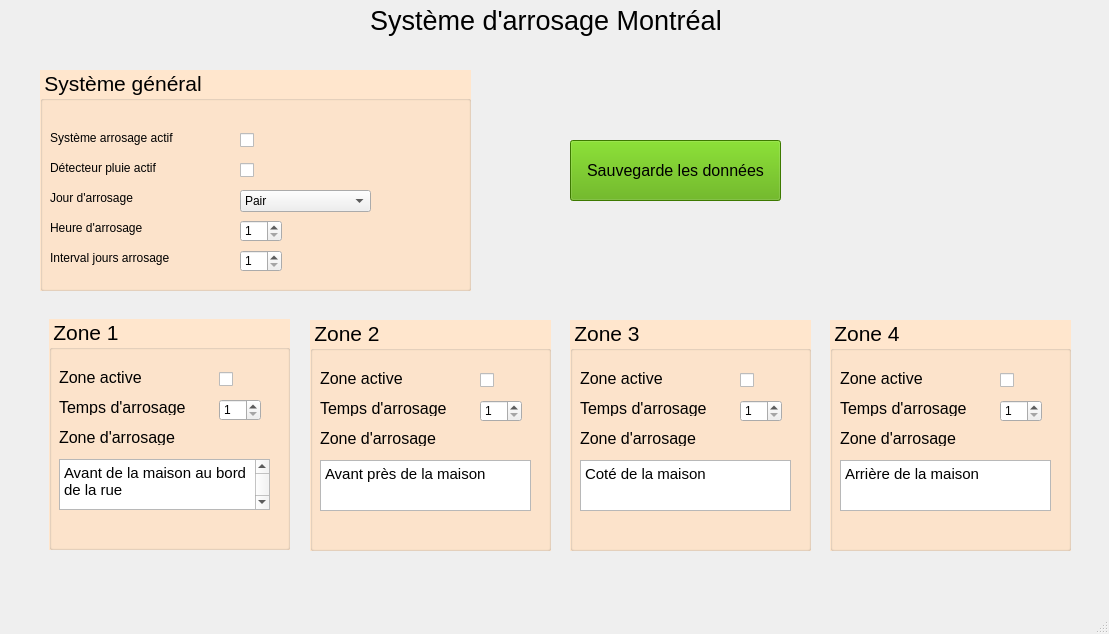
<?xml version="1.0" encoding="UTF-8"?>
<ui version="4.0">
 <class>MainWindow</class>
 <widget class="QMainWindow" name="MainWindow">
  <property name="geometry">
   <rect>
    <x>0</x>
    <y>0</y>
    <width>1109</width>
    <height>634</height>
   </rect>
  </property>
  <property name="windowTitle">
   <string>MainWindow</string>
  </property>
  <property name="styleSheet">
   <string notr="true"/>
  </property>
  <widget class="QWidget" name="centralwidget">
   <widget class="QLabel" name="label">
    <property name="geometry">
     <rect>
      <x>370</x>
      <y>0</y>
      <width>371</width>
      <height>41</height>
     </rect>
    </property>
    <property name="font">
     <font>
      <pointsize>20</pointsize>
     </font>
    </property>
    <property name="text">
     <string>Système d'arrosage Montréal</string>
    </property>
   </widget>
   <widget class="QGroupBox" name="groupBox">
    <property name="geometry">
     <rect>
      <x>40</x>
      <y>70</y>
      <width>431</width>
      <height>221</height>
     </rect>
    </property>
    <property name="font">
     <font>
      <family>MS Shell Dlg 2</family>
      <pointsize>16</pointsize>
      <weight>50</weight>
      <italic>false</italic>
      <bold>false</bold>
     </font>
    </property>
    <property name="autoFillBackground">
     <bool>false</bool>
    </property>
    <property name="styleSheet">
     <string notr="true">QGroupBox {
	font: 16pt &quot;MS Shell Dlg 2&quot;;
	border-color: rgb(48, 48, 48);
    background-color: rgb(255, 230, 205);
    margin-top:1em;
}
QGroupBox QGroupBox {
    background-color: green;
}
QGroupBox::title {
    subcontrol-origin: padding;
    subcontrol-position: left top;
    background: transparent;
    margin-top: -2.5em;
}</string>
    </property>
    <property name="title">
     <string>Système général</string>
    </property>
    <property name="flat">
     <bool>false</bool>
    </property>
    <widget class="QLabel" name="label_2">
     <property name="geometry">
      <rect>
       <x>10</x>
       <y>90</y>
       <width>161</width>
       <height>16</height>
      </rect>
     </property>
     <property name="font">
      <font/>
     </property>
     <property name="text">
      <string>Détecteur pluie actif</string>
     </property>
    </widget>
    <widget class="QCheckBox" name="DetecteurPluieActif">
     <property name="geometry">
      <rect>
       <x>200</x>
       <y>90</y>
       <width>21</width>
       <height>21</height>
      </rect>
     </property>
     <property name="text">
      <string/>
     </property>
    </widget>
    <widget class="QLabel" name="label_3">
     <property name="geometry">
      <rect>
       <x>10</x>
       <y>120</y>
       <width>161</width>
       <height>16</height>
      </rect>
     </property>
     <property name="font">
      <font/>
     </property>
     <property name="text">
      <string>Jour d'arrosage</string>
     </property>
    </widget>
    <widget class="QLabel" name="label_4">
     <property name="geometry">
      <rect>
       <x>10</x>
       <y>60</y>
       <width>161</width>
       <height>16</height>
      </rect>
     </property>
     <property name="font">
      <font/>
     </property>
     <property name="text">
      <string>Système arrosage actif</string>
     </property>
    </widget>
    <widget class="QCheckBox" name="ArrosageActif">
     <property name="geometry">
      <rect>
       <x>200</x>
       <y>60</y>
       <width>21</width>
       <height>21</height>
      </rect>
     </property>
     <property name="text">
      <string/>
     </property>
    </widget>
    <widget class="QLabel" name="label_5">
     <property name="geometry">
      <rect>
       <x>10</x>
       <y>150</y>
       <width>161</width>
       <height>16</height>
      </rect>
     </property>
     <property name="font">
      <font/>
     </property>
     <property name="text">
      <string>Heure d'arrosage</string>
     </property>
    </widget>
    <widget class="QSpinBox" name="HeureArrosage">
     <property name="geometry">
      <rect>
       <x>200</x>
       <y>150</y>
       <width>42</width>
       <height>22</height>
      </rect>
     </property>
     <property name="minimum">
      <number>1</number>
     </property>
     <property name="maximum">
      <number>24</number>
     </property>
    </widget>
    <widget class="QComboBox" name="JourArrosage">
     <property name="geometry">
      <rect>
       <x>200</x>
       <y>120</y>
       <width>131</width>
       <height>22</height>
      </rect>
     </property>
     <item>
      <property name="text">
       <string>Pair</string>
      </property>
     </item>
     <item>
      <property name="text">
       <string>Impair</string>
      </property>
     </item>
    </widget>
    <widget class="QLabel" name="label_6">
     <property name="geometry">
      <rect>
       <x>10</x>
       <y>180</y>
       <width>171</width>
       <height>16</height>
      </rect>
     </property>
     <property name="font">
      <font/>
     </property>
     <property name="text">
      <string>Interval jours arrosage</string>
     </property>
    </widget>
    <widget class="QSpinBox" name="IntervalEntreArrosage">
     <property name="geometry">
      <rect>
       <x>200</x>
       <y>180</y>
       <width>42</width>
       <height>22</height>
      </rect>
     </property>
     <property name="minimum">
      <number>1</number>
     </property>
     <property name="maximum">
      <number>7</number>
     </property>
    </widget>
   </widget>
   <widget class="QGroupBox" name="groupBox_2">
    <property name="geometry">
     <rect>
      <x>49</x>
      <y>319</y>
      <width>241</width>
      <height>231</height>
     </rect>
    </property>
    <property name="font">
     <font>
      <family>MS Shell Dlg 2</family>
      <pointsize>16</pointsize>
      <weight>50</weight>
      <italic>false</italic>
      <bold>false</bold>
     </font>
    </property>
    <property name="styleSheet">
     <string notr="true">QGroupBox {
	font: 16pt &quot;MS Shell Dlg 2&quot;;
	border-color: rgb(48, 48, 48);
    background-color: rgb(255, 230, 205);
    margin-top:1em;
}
QGroupBox QGroupBox {
    background-color: green;
}
QGroupBox::title {
    subcontrol-origin: padding;
    subcontrol-position: left top;
    background: transparent;
    margin-top: -2.5em;
}</string>
    </property>
    <property name="title">
     <string>Zone 1</string>
    </property>
    <widget class="QLabel" name="label_7">
     <property name="geometry">
      <rect>
       <x>10</x>
       <y>50</y>
       <width>101</width>
       <height>16</height>
      </rect>
     </property>
     <property name="font">
      <font>
       <pointsize>12</pointsize>
      </font>
     </property>
     <property name="text">
      <string>Zone active</string>
     </property>
    </widget>
    <widget class="QLabel" name="label_8">
     <property name="geometry">
      <rect>
       <x>10</x>
       <y>80</y>
       <width>141</width>
       <height>16</height>
      </rect>
     </property>
     <property name="font">
      <font>
       <pointsize>12</pointsize>
      </font>
     </property>
     <property name="text">
      <string>Temps d'arrosage</string>
     </property>
    </widget>
    <widget class="QLabel" name="label_9">
     <property name="geometry">
      <rect>
       <x>10</x>
       <y>110</y>
       <width>141</width>
       <height>16</height>
      </rect>
     </property>
     <property name="font">
      <font>
       <pointsize>12</pointsize>
      </font>
     </property>
     <property name="text">
      <string>Zone d'arrosage</string>
     </property>
    </widget>
    <widget class="QSpinBox" name="Zone1TempsArrosage">
     <property name="geometry">
      <rect>
       <x>170</x>
       <y>80</y>
       <width>42</width>
       <height>22</height>
      </rect>
     </property>
     <property name="minimum">
      <number>1</number>
     </property>
     <property name="maximum">
      <number>60</number>
     </property>
    </widget>
    <widget class="QCheckBox" name="Zone1Active">
     <property name="geometry">
      <rect>
       <x>170</x>
       <y>50</y>
       <width>21</width>
       <height>21</height>
      </rect>
     </property>
     <property name="text">
      <string/>
     </property>
    </widget>
    <widget class="QTextEdit" name="Zone1Physique">
     <property name="geometry">
      <rect>
       <x>10</x>
       <y>140</y>
       <width>211</width>
       <height>51</height>
      </rect>
     </property>
     <property name="font">
      <font>
       <family>MS Sans Serif</family>
       <pointsize>12</pointsize>
      </font>
     </property>
     <property name="lineWrapColumnOrWidth">
      <number>-3</number>
     </property>
     <property name="html">
      <string>&lt;!DOCTYPE HTML PUBLIC &quot;-//W3C//DTD HTML 4.0//EN&quot; &quot;http://www.w3.org/TR/REC-html40/strict.dtd&quot;&gt;
&lt;html&gt;&lt;head&gt;&lt;meta name=&quot;qrichtext&quot; content=&quot;1&quot; /&gt;&lt;style type=&quot;text/css&quot;&gt;
p, li { white-space: pre-wrap; }
&lt;/style&gt;&lt;/head&gt;&lt;body style=&quot; font-family:'MS Sans Serif'; font-size:12pt; font-weight:400; font-style:normal;&quot;&gt;
&lt;p style=&quot; margin-top:0px; margin-bottom:0px; margin-left:0px; margin-right:0px; -qt-block-indent:0; text-indent:0px;&quot;&gt;&lt;span style=&quot; font-family:'MS Shell Dlg 2'; font-size:11pt;&quot;&gt;Avant de la maison au bord de la rue&lt;/span&gt;&lt;/p&gt;
&lt;p style=&quot;-qt-paragraph-type:empty; margin-top:0px; margin-bottom:0px; margin-left:0px; margin-right:0px; -qt-block-indent:0; text-indent:0px; font-family:'MS Shell Dlg 2'; font-size:11pt;&quot;&gt;&lt;br /&gt;&lt;/p&gt;&lt;/body&gt;&lt;/html&gt;</string>
     </property>
    </widget>
   </widget>
   <widget class="QGroupBox" name="groupBox_3">
    <property name="geometry">
     <rect>
      <x>310</x>
      <y>320</y>
      <width>241</width>
      <height>231</height>
     </rect>
    </property>
    <property name="font">
     <font>
      <family>MS Shell Dlg 2</family>
      <pointsize>16</pointsize>
      <weight>50</weight>
      <italic>false</italic>
      <bold>false</bold>
     </font>
    </property>
    <property name="styleSheet">
     <string notr="true">QGroupBox {
	font: 16pt &quot;MS Shell Dlg 2&quot;;
	border-color: rgb(48, 48, 48);
    background-color: rgb(255, 230, 205);
    margin-top:1em;
}
QGroupBox QGroupBox {
    background-color: green;
}
QGroupBox::title {
    subcontrol-origin: padding;
    subcontrol-position: left top;
    background: transparent;
    margin-top: -2.5em;
}</string>
    </property>
    <property name="title">
     <string>Zone 2</string>
    </property>
    <widget class="QLabel" name="label_10">
     <property name="geometry">
      <rect>
       <x>10</x>
       <y>50</y>
       <width>101</width>
       <height>16</height>
      </rect>
     </property>
     <property name="font">
      <font>
       <pointsize>12</pointsize>
      </font>
     </property>
     <property name="text">
      <string>Zone active</string>
     </property>
    </widget>
    <widget class="QLabel" name="label_11">
     <property name="geometry">
      <rect>
       <x>10</x>
       <y>80</y>
       <width>141</width>
       <height>16</height>
      </rect>
     </property>
     <property name="font">
      <font>
       <pointsize>12</pointsize>
      </font>
     </property>
     <property name="text">
      <string>Temps d'arrosage</string>
     </property>
    </widget>
    <widget class="QLabel" name="label_12">
     <property name="geometry">
      <rect>
       <x>10</x>
       <y>110</y>
       <width>141</width>
       <height>16</height>
      </rect>
     </property>
     <property name="font">
      <font>
       <pointsize>12</pointsize>
      </font>
     </property>
     <property name="text">
      <string>Zone d'arrosage</string>
     </property>
    </widget>
    <widget class="QSpinBox" name="Zone2TempsArrosage">
     <property name="geometry">
      <rect>
       <x>170</x>
       <y>80</y>
       <width>42</width>
       <height>22</height>
      </rect>
     </property>
     <property name="minimum">
      <number>1</number>
     </property>
     <property name="maximum">
      <number>60</number>
     </property>
    </widget>
    <widget class="QCheckBox" name="Zone2Active">
     <property name="geometry">
      <rect>
       <x>170</x>
       <y>50</y>
       <width>21</width>
       <height>21</height>
      </rect>
     </property>
     <property name="text">
      <string/>
     </property>
    </widget>
    <widget class="QTextEdit" name="Zone2Physique">
     <property name="geometry">
      <rect>
       <x>10</x>
       <y>140</y>
       <width>211</width>
       <height>51</height>
      </rect>
     </property>
     <property name="font">
      <font>
       <family>MS Sans Serif</family>
       <pointsize>12</pointsize>
      </font>
     </property>
     <property name="lineWrapColumnOrWidth">
      <number>-3</number>
     </property>
     <property name="html">
      <string>&lt;!DOCTYPE HTML PUBLIC &quot;-//W3C//DTD HTML 4.0//EN&quot; &quot;http://www.w3.org/TR/REC-html40/strict.dtd&quot;&gt;
&lt;html&gt;&lt;head&gt;&lt;meta name=&quot;qrichtext&quot; content=&quot;1&quot; /&gt;&lt;style type=&quot;text/css&quot;&gt;
p, li { white-space: pre-wrap; }
&lt;/style&gt;&lt;/head&gt;&lt;body style=&quot; font-family:'MS Sans Serif'; font-size:12pt; font-weight:400; font-style:normal;&quot;&gt;
&lt;p style=&quot; margin-top:0px; margin-bottom:0px; margin-left:0px; margin-right:0px; -qt-block-indent:0; text-indent:0px;&quot;&gt;&lt;span style=&quot; font-family:'MS Shell Dlg 2'; font-size:11pt;&quot;&gt;Avant près de la maison&lt;/span&gt;&lt;/p&gt;&lt;/body&gt;&lt;/html&gt;</string>
     </property>
    </widget>
   </widget>
   <widget class="QGroupBox" name="groupBox_4">
    <property name="geometry">
     <rect>
      <x>570</x>
      <y>320</y>
      <width>241</width>
      <height>231</height>
     </rect>
    </property>
    <property name="font">
     <font>
      <family>MS Shell Dlg 2</family>
      <pointsize>16</pointsize>
      <weight>50</weight>
      <italic>false</italic>
      <bold>false</bold>
     </font>
    </property>
    <property name="styleSheet">
     <string notr="true">QGroupBox {
	font: 16pt &quot;MS Shell Dlg 2&quot;;
	border-color: rgb(48, 48, 48);
    background-color: rgb(255, 230, 205);
    margin-top:1em;
}
QGroupBox QGroupBox {
    background-color: green;
}
QGroupBox::title {
    subcontrol-origin: padding;
    subcontrol-position: left top;
    background: transparent;
    margin-top: -2.5em;
}</string>
    </property>
    <property name="title">
     <string>Zone 3</string>
    </property>
    <widget class="QLabel" name="label_13">
     <property name="geometry">
      <rect>
       <x>10</x>
       <y>50</y>
       <width>101</width>
       <height>16</height>
      </rect>
     </property>
     <property name="font">
      <font>
       <pointsize>12</pointsize>
      </font>
     </property>
     <property name="text">
      <string>Zone active</string>
     </property>
    </widget>
    <widget class="QLabel" name="label_14">
     <property name="geometry">
      <rect>
       <x>10</x>
       <y>80</y>
       <width>141</width>
       <height>16</height>
      </rect>
     </property>
     <property name="font">
      <font>
       <pointsize>12</pointsize>
      </font>
     </property>
     <property name="text">
      <string>Temps d'arrosage</string>
     </property>
    </widget>
    <widget class="QLabel" name="label_15">
     <property name="geometry">
      <rect>
       <x>10</x>
       <y>110</y>
       <width>141</width>
       <height>16</height>
      </rect>
     </property>
     <property name="font">
      <font>
       <pointsize>12</pointsize>
      </font>
     </property>
     <property name="text">
      <string>Zone d'arrosage</string>
     </property>
    </widget>
    <widget class="QSpinBox" name="Zone3TempsArrosage">
     <property name="geometry">
      <rect>
       <x>170</x>
       <y>80</y>
       <width>42</width>
       <height>22</height>
      </rect>
     </property>
     <property name="minimum">
      <number>1</number>
     </property>
     <property name="maximum">
      <number>60</number>
     </property>
    </widget>
    <widget class="QCheckBox" name="Zone3Active">
     <property name="geometry">
      <rect>
       <x>170</x>
       <y>50</y>
       <width>21</width>
       <height>21</height>
      </rect>
     </property>
     <property name="text">
      <string/>
     </property>
    </widget>
    <widget class="QTextEdit" name="Zone3Physique">
     <property name="geometry">
      <rect>
       <x>10</x>
       <y>140</y>
       <width>211</width>
       <height>51</height>
      </rect>
     </property>
     <property name="font">
      <font>
       <family>MS Sans Serif</family>
       <pointsize>12</pointsize>
      </font>
     </property>
     <property name="lineWrapColumnOrWidth">
      <number>-3</number>
     </property>
     <property name="html">
      <string>&lt;!DOCTYPE HTML PUBLIC &quot;-//W3C//DTD HTML 4.0//EN&quot; &quot;http://www.w3.org/TR/REC-html40/strict.dtd&quot;&gt;
&lt;html&gt;&lt;head&gt;&lt;meta name=&quot;qrichtext&quot; content=&quot;1&quot; /&gt;&lt;style type=&quot;text/css&quot;&gt;
p, li { white-space: pre-wrap; }
&lt;/style&gt;&lt;/head&gt;&lt;body style=&quot; font-family:'MS Sans Serif'; font-size:12pt; font-weight:400; font-style:normal;&quot;&gt;
&lt;p style=&quot; margin-top:0px; margin-bottom:0px; margin-left:0px; margin-right:0px; -qt-block-indent:0; text-indent:0px;&quot;&gt;&lt;span style=&quot; font-family:'MS Shell Dlg 2'; font-size:11pt;&quot;&gt;Coté de la maison&lt;/span&gt;&lt;/p&gt;&lt;/body&gt;&lt;/html&gt;</string>
     </property>
    </widget>
   </widget>
   <widget class="QGroupBox" name="groupBox_5">
    <property name="geometry">
     <rect>
      <x>830</x>
      <y>320</y>
      <width>241</width>
      <height>231</height>
     </rect>
    </property>
    <property name="font">
     <font>
      <family>MS Shell Dlg 2</family>
      <pointsize>16</pointsize>
      <weight>50</weight>
      <italic>false</italic>
      <bold>false</bold>
     </font>
    </property>
    <property name="styleSheet">
     <string notr="true">QGroupBox {
	font: 16pt &quot;MS Shell Dlg 2&quot;;
	border-color: rgb(48, 48, 48);
    background-color: rgb(255, 230, 205);
    margin-top:1em;
}
QGroupBox QGroupBox {
    background-color: green;
}
QGroupBox::title {
    subcontrol-origin: padding;
    subcontrol-position: left top;
    background: transparent;
    margin-top: -2.5em;
}</string>
    </property>
    <property name="title">
     <string>Zone 4</string>
    </property>
    <widget class="QLabel" name="label_16">
     <property name="geometry">
      <rect>
       <x>10</x>
       <y>50</y>
       <width>101</width>
       <height>16</height>
      </rect>
     </property>
     <property name="font">
      <font>
       <pointsize>12</pointsize>
      </font>
     </property>
     <property name="text">
      <string>Zone active</string>
     </property>
    </widget>
    <widget class="QLabel" name="label_17">
     <property name="geometry">
      <rect>
       <x>10</x>
       <y>80</y>
       <width>141</width>
       <height>16</height>
      </rect>
     </property>
     <property name="font">
      <font>
       <pointsize>12</pointsize>
      </font>
     </property>
     <property name="text">
      <string>Temps d'arrosage</string>
     </property>
    </widget>
    <widget class="QLabel" name="label_18">
     <property name="geometry">
      <rect>
       <x>10</x>
       <y>110</y>
       <width>141</width>
       <height>16</height>
      </rect>
     </property>
     <property name="font">
      <font>
       <pointsize>12</pointsize>
      </font>
     </property>
     <property name="text">
      <string>Zone d'arrosage</string>
     </property>
    </widget>
    <widget class="QSpinBox" name="Zone4TempsArrosage">
     <property name="geometry">
      <rect>
       <x>170</x>
       <y>80</y>
       <width>42</width>
       <height>22</height>
      </rect>
     </property>
     <property name="minimum">
      <number>1</number>
     </property>
     <property name="maximum">
      <number>60</number>
     </property>
    </widget>
    <widget class="QCheckBox" name="Zone4Active">
     <property name="geometry">
      <rect>
       <x>170</x>
       <y>50</y>
       <width>21</width>
       <height>21</height>
      </rect>
     </property>
     <property name="text">
      <string/>
     </property>
    </widget>
    <widget class="QTextEdit" name="Zone4Physique">
     <property name="geometry">
      <rect>
       <x>10</x>
       <y>140</y>
       <width>211</width>
       <height>51</height>
      </rect>
     </property>
     <property name="font">
      <font>
       <family>MS Sans Serif</family>
       <pointsize>12</pointsize>
      </font>
     </property>
     <property name="lineWrapColumnOrWidth">
      <number>-3</number>
     </property>
     <property name="html">
      <string>&lt;!DOCTYPE HTML PUBLIC &quot;-//W3C//DTD HTML 4.0//EN&quot; &quot;http://www.w3.org/TR/REC-html40/strict.dtd&quot;&gt;
&lt;html&gt;&lt;head&gt;&lt;meta name=&quot;qrichtext&quot; content=&quot;1&quot; /&gt;&lt;style type=&quot;text/css&quot;&gt;
p, li { white-space: pre-wrap; }
&lt;/style&gt;&lt;/head&gt;&lt;body style=&quot; font-family:'MS Sans Serif'; font-size:12pt; font-weight:400; font-style:normal;&quot;&gt;
&lt;p style=&quot; margin-top:0px; margin-bottom:0px; margin-left:0px; margin-right:0px; -qt-block-indent:0; text-indent:0px;&quot;&gt;&lt;span style=&quot; font-family:'MS Shell Dlg 2'; font-size:11pt;&quot;&gt;Arrière de la maison&lt;/span&gt;&lt;/p&gt;
&lt;p style=&quot;-qt-paragraph-type:empty; margin-top:0px; margin-bottom:0px; margin-left:0px; margin-right:0px; -qt-block-indent:0; text-indent:0px; font-family:'MS Shell Dlg 2'; font-size:11pt;&quot;&gt;&lt;br /&gt;&lt;/p&gt;&lt;/body&gt;&lt;/html&gt;</string>
     </property>
    </widget>
   </widget>
   <widget class="QPushButton" name="Sauvegarde">
    <property name="geometry">
     <rect>
      <x>570</x>
      <y>140</y>
      <width>211</width>
      <height>61</height>
     </rect>
    </property>
    <property name="font">
     <font>
      <pointsize>12</pointsize>
     </font>
    </property>
    <property name="styleSheet">
     <string notr="true">background-color: rgb(85, 170, 0);</string>
    </property>
    <property name="text">
     <string>Sauvegarde les données</string>
    </property>
   </widget>
  </widget>
  <widget class="QStatusBar" name="statusbar"/>
 </widget>
 <resources/>
 <connections/>
</ui>
